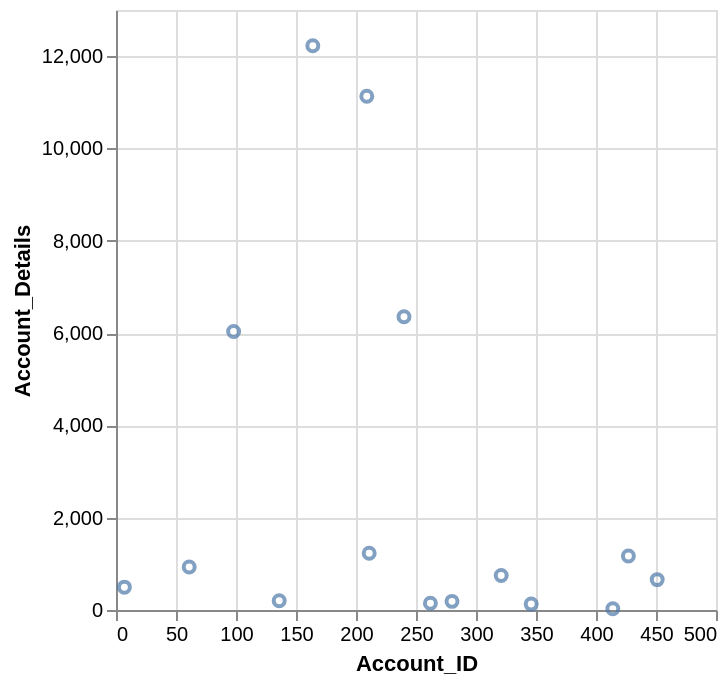

Here is the Vega-Lite specification saved for this chart:
### Vega-Lite specification from a JSON file in a GitHub repository (floating-point values rounded to 4 significant figures)
{"data": {"values": [{"x_data": 7, "y_data": 495.1}, {"x_data": 61, "y_data": 930.1}, {"x_data": 98, "y_data": 6036.0}, {"x_data": 136, "y_data": 199.5}, {"x_data": 164, "y_data": 12220.0}, {"x_data": 209, "y_data": 11130.0}, {"x_data": 211, "y_data": 1230.0}, {"x_data": 240, "y_data": 6352.0}, {"x_data": 262, "y_data": 148.0}, {"x_data": 280, "y_data": 187.1}, {"x_data": 321, "y_data": 745.8}, {"x_data": 346, "y_data": 127.9}, {"x_data": 414, "y_data": 25.41}, {"x_data": 427, "y_data": 1168.0}, {"x_data": 451, "y_data": 658.3}]}, "mark": "point", "encoding": {"x": {"field": "x_data", "type": "quantitative", "title": "Account_ID"}, "y": {"field": "y_data", "type": "quantitative", "title": "Account_Details"}}}
